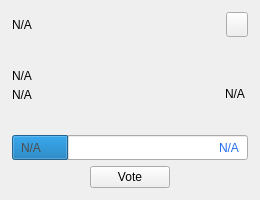
<?xml version="1.0" encoding="UTF-8"?>
<ui version="4.0">
 <class>ProposalCard</class>
 <widget class="QWidget" name="ProposalCard">
  <property name="geometry">
   <rect>
    <x>0</x>
    <y>0</y>
    <width>260</width>
    <height>200</height>
   </rect>
  </property>
  <property name="sizePolicy">
   <sizepolicy hsizetype="MinimumExpanding" vsizetype="MinimumExpanding">
    <horstretch>0</horstretch>
    <verstretch>0</verstretch>
   </sizepolicy>
  </property>
  <property name="minimumSize">
   <size>
    <width>260</width>
    <height>200</height>
   </size>
  </property>
  <property name="maximumSize">
   <size>
    <width>330</width>
    <height>200</height>
   </size>
  </property>
  <layout class="QVBoxLayout" name="verticalLayout_1">
   <property name="spacing">
    <number>0</number>
   </property>
   <property name="leftMargin">
    <number>0</number>
   </property>
   <property name="topMargin">
    <number>0</number>
   </property>
   <property name="rightMargin">
    <number>0</number>
   </property>
   <property name="bottomMargin">
    <number>0</number>
   </property>
   <item>
    <widget class="QWidget" name="card" native="true">
     <property name="sizePolicy">
      <sizepolicy hsizetype="Preferred" vsizetype="Minimum">
       <horstretch>0</horstretch>
       <verstretch>0</verstretch>
      </sizepolicy>
     </property>
     <property name="minimumSize">
      <size>
       <width>0</width>
       <height>200</height>
      </size>
     </property>
     <property name="styleSheet">
      <string notr="true"/>
     </property>
     <layout class="QVBoxLayout" name="verticalLayout_2" stretch="4,4,2,4">
      <property name="leftMargin">
       <number>12</number>
      </property>
      <property name="topMargin">
       <number>12</number>
      </property>
      <property name="rightMargin">
       <number>12</number>
      </property>
      <property name="bottomMargin">
       <number>12</number>
      </property>
      <item>
       <layout class="QHBoxLayout" name="horizontalLayout_1">
        <property name="spacing">
         <number>0</number>
        </property>
        <item>
         <widget class="QLabel" name="labelPropName">
          <property name="text">
           <string notr="true">N/A</string>
          </property>
         </widget>
        </item>
        <item>
         <spacer name="horizontalSpacer_1">
          <property name="orientation">
           <enum>Qt::Horizontal</enum>
          </property>
          <property name="sizeHint" stdset="0">
           <size>
            <width>40</width>
            <height>20</height>
           </size>
          </property>
         </spacer>
        </item>
        <item>
         <widget class="QPushButton" name="btnLink">
          <property name="sizePolicy">
           <sizepolicy hsizetype="Fixed" vsizetype="Fixed">
            <horstretch>0</horstretch>
            <verstretch>0</verstretch>
           </sizepolicy>
          </property>
          <property name="maximumSize">
           <size>
            <width>22</width>
            <height>25</height>
           </size>
          </property>
          <property name="cursor">
           <cursorShape>PointingHandCursor</cursorShape>
          </property>
          <property name="focusPolicy">
           <enum>Qt::NoFocus</enum>
          </property>
          <property name="text">
           <string/>
          </property>
         </widget>
        </item>
       </layout>
      </item>
      <item>
       <widget class="QWidget" name="widget" native="true">
        <layout class="QHBoxLayout" name="horizontalLayout_2">
         <property name="spacing">
          <number>0</number>
         </property>
         <property name="leftMargin">
          <number>0</number>
         </property>
         <property name="topMargin">
          <number>0</number>
         </property>
         <property name="rightMargin">
          <number>0</number>
         </property>
         <property name="bottomMargin">
          <number>0</number>
         </property>
         <item>
          <widget class="QWidget" name="containerAmount" native="true">
           <property name="sizePolicy">
            <sizepolicy hsizetype="Preferred" vsizetype="Fixed">
             <horstretch>0</horstretch>
             <verstretch>0</verstretch>
            </sizepolicy>
           </property>
           <layout class="QVBoxLayout" name="verticalLayout_3">
            <property name="spacing">
             <number>5</number>
            </property>
            <property name="sizeConstraint">
             <enum>QLayout::SetMinimumSize</enum>
            </property>
            <property name="leftMargin">
             <number>0</number>
            </property>
            <property name="topMargin">
             <number>0</number>
            </property>
            <property name="rightMargin">
             <number>0</number>
            </property>
            <property name="bottomMargin">
             <number>0</number>
            </property>
            <item alignment="Qt::AlignBottom">
             <widget class="QLabel" name="labelPropAmount">
              <property name="text">
               <string notr="true">N/A</string>
              </property>
             </widget>
            </item>
            <item>
             <widget class="QLabel" name="labelPropMonths">
              <property name="text">
               <string notr="true">N/A</string>
              </property>
             </widget>
            </item>
           </layout>
          </widget>
         </item>
         <item>
          <spacer name="horizontalSpacer_2">
           <property name="orientation">
            <enum>Qt::Horizontal</enum>
           </property>
           <property name="sizeHint" stdset="0">
            <size>
             <width>40</width>
             <height>20</height>
            </size>
           </property>
          </spacer>
         </item>
         <item alignment="Qt::AlignVCenter">
          <widget class="QLabel" name="labelStatus">
           <property name="styleSheet">
            <string notr="true">margin-top:16;</string>
           </property>
           <property name="text">
            <string notr="true">N/A</string>
           </property>
          </widget>
         </item>
        </layout>
       </widget>
      </item>
      <item>
       <widget class="QWidget" name="containerVotes" native="true">
        <property name="sizePolicy">
         <sizepolicy hsizetype="Preferred" vsizetype="Fixed">
          <horstretch>0</horstretch>
          <verstretch>0</verstretch>
         </sizepolicy>
        </property>
        <layout class="QGridLayout" name="gridLayout">
         <property name="leftMargin">
          <number>0</number>
         </property>
         <property name="topMargin">
          <number>0</number>
         </property>
         <property name="rightMargin">
          <number>0</number>
         </property>
         <property name="bottomMargin">
          <number>0</number>
         </property>
         <property name="spacing">
          <number>0</number>
         </property>
         <item row="0" column="0">
          <widget class="QProgressBar" name="votesBar">
           <property name="sizePolicy">
            <sizepolicy hsizetype="Expanding" vsizetype="Expanding">
             <horstretch>0</horstretch>
             <verstretch>0</verstretch>
            </sizepolicy>
           </property>
           <property name="minimumSize">
            <size>
             <width>0</width>
             <height>25</height>
            </size>
           </property>
           <property name="font">
            <font>
             <stylestrategy>NoAntialias</stylestrategy>
            </font>
           </property>
           <property name="value">
            <number>24</number>
           </property>
           <property name="textVisible">
            <bool>false</bool>
           </property>
          </widget>
         </item>
         <item row="0" column="0">
          <widget class="QWidget" name="containerText" native="true">
           <property name="minimumSize">
            <size>
             <width>0</width>
             <height>0</height>
            </size>
           </property>
           <layout class="QHBoxLayout" name="horizontalLayout_3">
            <property name="spacing">
             <number>0</number>
            </property>
            <property name="topMargin">
             <number>0</number>
            </property>
            <property name="bottomMargin">
             <number>0</number>
            </property>
            <item>
             <widget class="QLabel" name="labelNo">
              <property name="styleSheet">
               <string notr="true">color:#4D4D4D;</string>
              </property>
              <property name="text">
               <string notr="true">N/A</string>
              </property>
             </widget>
            </item>
            <item>
             <spacer name="horizontalSpacer_3">
              <property name="orientation">
               <enum>Qt::Horizontal</enum>
              </property>
              <property name="sizeHint" stdset="0">
               <size>
                <width>93</width>
                <height>20</height>
               </size>
              </property>
             </spacer>
            </item>
            <item>
             <widget class="QLabel" name="labelYes">
              <property name="styleSheet">
               <string notr="true">color:#216BEB;</string>
              </property>
              <property name="text">
               <string notr="true">N/A</string>
              </property>
             </widget>
            </item>
           </layout>
          </widget>
         </item>
        </layout>
       </widget>
      </item>
      <item>
       <layout class="QHBoxLayout" name="horizontalLayout_4">
        <item>
         <spacer name="horizontalSpacer_4">
          <property name="orientation">
           <enum>Qt::Horizontal</enum>
          </property>
          <property name="sizeHint" stdset="0">
           <size>
            <width>40</width>
            <height>20</height>
           </size>
          </property>
         </spacer>
        </item>
        <item>
         <widget class="QPushButton" name="btnVote">
          <property name="minimumSize">
           <size>
            <width>80</width>
            <height>0</height>
           </size>
          </property>
          <property name="focusPolicy">
           <enum>Qt::NoFocus</enum>
          </property>
          <property name="styleSheet">
           <string notr="true"/>
          </property>
          <property name="text">
           <string>Vote</string>
          </property>
         </widget>
        </item>
        <item>
         <spacer name="horizontalSpacer_5">
          <property name="orientation">
           <enum>Qt::Horizontal</enum>
          </property>
          <property name="sizeHint" stdset="0">
           <size>
            <width>40</width>
            <height>20</height>
           </size>
          </property>
         </spacer>
        </item>
       </layout>
      </item>
     </layout>
    </widget>
   </item>
  </layout>
 </widget>
 <resources/>
 <connections/>
</ui>
